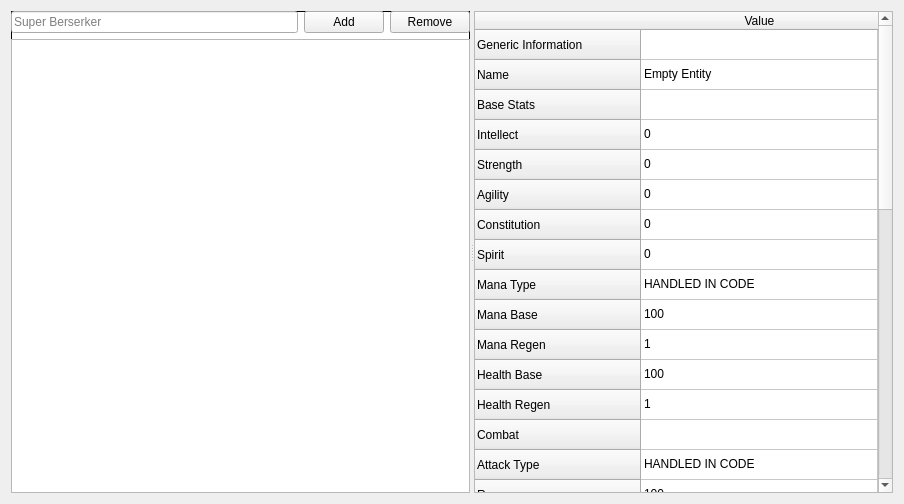
<?xml version="1.0" encoding="UTF-8"?>
<ui version="4.0">
 <class>UnitManager</class>
 <widget class="QWidget" name="UnitManager">
  <property name="geometry">
   <rect>
    <x>0</x>
    <y>0</y>
    <width>904</width>
    <height>504</height>
   </rect>
  </property>
  <property name="windowTitle">
   <string>Form</string>
  </property>
  <layout class="QGridLayout" name="gridLayout">
   <item row="0" column="0">
    <widget class="QSplitter" name="splitter">
     <property name="orientation">
      <enum>Qt::Horizontal</enum>
     </property>
     <widget class="QWidget" name="UnitListContainer" native="true">
      <property name="styleSheet">
       <string notr="true">#UnitListContainer{
	background-color: white;
	border-style: solid;
	border-color: black;
	border-width: 1px;
}</string>
      </property>
      <layout class="QGridLayout" name="gridLayout_3">
       <item row="0" column="1">
        <widget class="QPushButton" name="AddUnitButton">
         <property name="text">
          <string>Add</string>
         </property>
        </widget>
       </item>
       <item row="0" column="0">
        <widget class="QLineEdit" name="AddUnitInput">
         <property name="placeholderText">
          <string>Super Berserker</string>
         </property>
        </widget>
       </item>
       <item row="0" column="2">
        <widget class="QPushButton" name="RemoveUnitButton">
         <property name="text">
          <string>Remove</string>
         </property>
        </widget>
       </item>
       <item row="1" column="0" colspan="3">
        <widget class="QListWidget" name="UnitList"/>
       </item>
      </layout>
     </widget>
     <widget class="QTableWidget" name="UnitEditTable">
      <attribute name="horizontalHeaderStretchLastSection">
       <bool>true</bool>
      </attribute>
      <attribute name="verticalHeaderStretchLastSection">
       <bool>false</bool>
      </attribute>
      <row>
       <property name="text">
        <string>Generic Information</string>
       </property>
      </row>
      <row>
       <property name="text">
        <string>Name</string>
       </property>
      </row>
      <row>
       <property name="text">
        <string>Base Stats</string>
       </property>
      </row>
      <row>
       <property name="text">
        <string>Intellect</string>
       </property>
      </row>
      <row>
       <property name="text">
        <string>Strength</string>
       </property>
      </row>
      <row>
       <property name="text">
        <string>Agility</string>
       </property>
      </row>
      <row>
       <property name="text">
        <string>Constitution</string>
       </property>
      </row>
      <row>
       <property name="text">
        <string>Spirit</string>
       </property>
      </row>
      <row>
       <property name="text">
        <string>Mana Type</string>
       </property>
      </row>
      <row>
       <property name="text">
        <string>Mana Base</string>
       </property>
      </row>
      <row>
       <property name="text">
        <string>Mana Regen</string>
       </property>
      </row>
      <row>
       <property name="text">
        <string>Health Base</string>
       </property>
      </row>
      <row>
       <property name="text">
        <string>Health Regen</string>
       </property>
      </row>
      <row>
       <property name="text">
        <string>Combat</string>
       </property>
      </row>
      <row>
       <property name="text">
        <string>Attack Type</string>
       </property>
      </row>
      <row>
       <property name="text">
        <string>Range</string>
       </property>
      </row>
      <row>
       <property name="text">
        <string>Base Damage</string>
       </property>
      </row>
      <row>
       <property name="text">
        <string>Critical Strike Chance</string>
       </property>
      </row>
      <row>
       <property name="text">
        <string>Critical Strike Multiplier</string>
       </property>
      </row>
      <row>
       <property name="text">
        <string>Critical Strike Bonus</string>
       </property>
      </row>
      <row>
       <property name="text">
        <string>Missile Art</string>
       </property>
      </row>
      <row>
       <property name="text">
        <string>Missile Arc</string>
       </property>
      </row>
      <row>
       <property name="text">
        <string>Splash Range</string>
       </property>
      </row>
      <row>
       <property name="text">
        <string>Spells and Abilities</string>
       </property>
      </row>
      <row>
       <property name="text">
        <string>Abilities</string>
       </property>
      </row>
      <row>
       <property name="text">
        <string>Passives</string>
       </property>
      </row>
      <row>
       <property name="text">
        <string>Art</string>
       </property>
      </row>
      <row>
       <property name="text">
        <string>Spritesheet</string>
       </property>
      </row>
      <row>
       <property name="text">
        <string>XML</string>
       </property>
      </row>
      <row>
       <property name="text">
        <string>Icon</string>
       </property>
      </row>
      <row>
       <property name="text">
        <string>Projectile Launch Position X</string>
       </property>
      </row>
      <row>
       <property name="text">
        <string>Projectile Launch Position Y</string>
       </property>
      </row>
      <row>
       <property name="text">
        <string>Movement</string>
       </property>
      </row>
      <row>
       <property name="text">
        <string>Type</string>
       </property>
      </row>
      <row>
       <property name="text">
        <string>Base</string>
       </property>
      </row>
      <row>
       <property name="text">
        <string>Acceleration</string>
       </property>
      </row>
      <row>
       <property name="text">
        <string>Has Collision</string>
       </property>
      </row>
      <column>
       <property name="text">
        <string>Value</string>
       </property>
      </column>
      <item row="0" column="0">
       <property name="text">
        <string/>
       </property>
       <property name="font">
        <font>
         <weight>75</weight>
         <bold>true</bold>
        </font>
       </property>
       <property name="flags">
        <set>ItemIsSelectable|ItemIsDragEnabled|ItemIsUserCheckable</set>
       </property>
      </item>
      <item row="1" column="0">
       <property name="text">
        <string>Empty Entity</string>
       </property>
      </item>
      <item row="2" column="0">
       <property name="text">
        <string/>
       </property>
       <property name="flags">
        <set>ItemIsDragEnabled|ItemIsUserCheckable|ItemIsEnabled</set>
       </property>
      </item>
      <item row="3" column="0">
       <property name="text">
        <string>0</string>
       </property>
      </item>
      <item row="4" column="0">
       <property name="text">
        <string>0</string>
       </property>
      </item>
      <item row="5" column="0">
       <property name="text">
        <string>0</string>
       </property>
      </item>
      <item row="6" column="0">
       <property name="text">
        <string>0</string>
       </property>
      </item>
      <item row="7" column="0">
       <property name="text">
        <string>0</string>
       </property>
      </item>
      <item row="8" column="0">
       <property name="text">
        <string>HANDLED IN CODE</string>
       </property>
      </item>
      <item row="9" column="0">
       <property name="text">
        <string>100</string>
       </property>
      </item>
      <item row="10" column="0">
       <property name="text">
        <string>1</string>
       </property>
      </item>
      <item row="11" column="0">
       <property name="text">
        <string>100</string>
       </property>
      </item>
      <item row="12" column="0">
       <property name="text">
        <string>1</string>
       </property>
      </item>
      <item row="13" column="0">
       <property name="text">
        <string/>
       </property>
       <property name="flags">
        <set>ItemIsSelectable|ItemIsDragEnabled|ItemIsUserCheckable</set>
       </property>
      </item>
      <item row="14" column="0">
       <property name="text">
        <string>HANDLED IN CODE</string>
       </property>
      </item>
      <item row="15" column="0">
       <property name="text">
        <string>100</string>
       </property>
      </item>
      <item row="16" column="0">
       <property name="text">
        <string>5</string>
       </property>
      </item>
      <item row="17" column="0">
       <property name="text">
        <string>10</string>
       </property>
      </item>
      <item row="18" column="0">
       <property name="text">
        <string>2.00</string>
       </property>
      </item>
      <item row="19" column="0">
       <property name="text">
        <string>0</string>
       </property>
      </item>
      <item row="20" column="0">
       <property name="text">
        <string/>
       </property>
      </item>
      <item row="21" column="0">
       <property name="text">
        <string/>
       </property>
      </item>
      <item row="22" column="0">
       <property name="text">
        <string/>
       </property>
      </item>
      <item row="23" column="0">
       <property name="text">
        <string/>
       </property>
       <property name="flags">
        <set>ItemIsSelectable|ItemIsDragEnabled|ItemIsUserCheckable</set>
       </property>
      </item>
      <item row="24" column="0">
       <property name="text">
        <string>HANDLED IN CODE</string>
       </property>
      </item>
      <item row="25" column="0">
       <property name="text">
        <string>HANDLED IN CODE</string>
       </property>
      </item>
      <item row="26" column="0">
       <property name="text">
        <string/>
       </property>
       <property name="flags">
        <set>ItemIsSelectable|ItemIsDragEnabled|ItemIsUserCheckable</set>
       </property>
      </item>
      <item row="27" column="0">
       <property name="text">
        <string>HANDLED IN CODE</string>
       </property>
      </item>
      <item row="28" column="0">
       <property name="text">
        <string>HANDLED IN CODE</string>
       </property>
      </item>
      <item row="29" column="0">
       <property name="text">
        <string>HANDLED IN CODE</string>
       </property>
      </item>
      <item row="30" column="0">
       <property name="text">
        <string>0</string>
       </property>
      </item>
      <item row="31" column="0">
       <property name="text">
        <string>0</string>
       </property>
      </item>
      <item row="32" column="0">
       <property name="text">
        <string/>
       </property>
       <property name="flags">
        <set>ItemIsSelectable|ItemIsDragEnabled|ItemIsUserCheckable</set>
       </property>
      </item>
      <item row="33" column="0">
       <property name="text">
        <string>HANDLED IN CODE</string>
       </property>
      </item>
      <item row="34" column="0">
       <property name="text">
        <string>100</string>
       </property>
      </item>
      <item row="35" column="0">
       <property name="text">
        <string>50</string>
       </property>
      </item>
      <item row="36" column="0">
       <property name="text">
        <string>HANDLED IN CODE</string>
       </property>
      </item>
     </widget>
    </widget>
   </item>
  </layout>
 </widget>
 <resources/>
 <connections/>
</ui>
